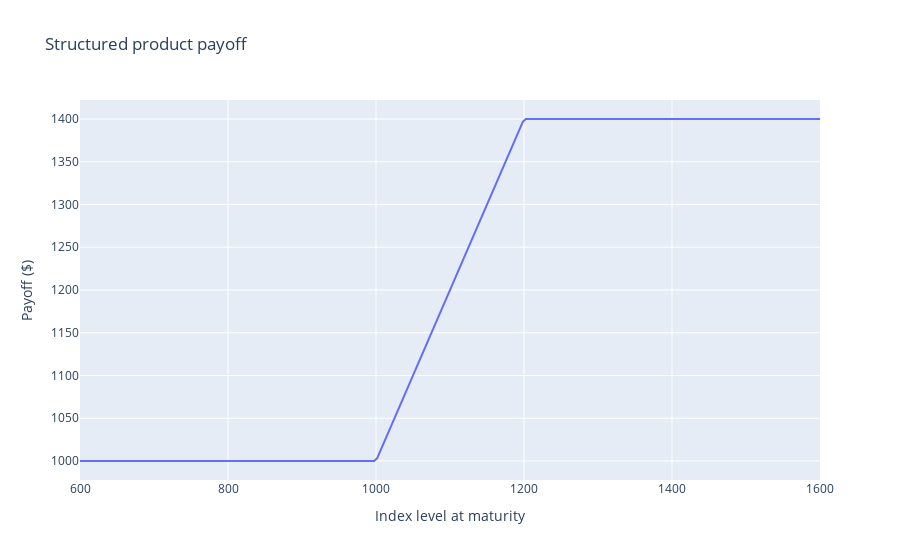

Notebook code cell kept with this figure:
### Code cell
# Payoff diagram
index_prices = np.linspace(600, 1600, 250)
returns = (index_prices - S0) / S0
payoff = []
for s, R in zip(index_prices, returns):
    if R < 0:
        payoff.append(1000)
    elif R <= 0.2:
        payoff.append(1000 + 2000 * R)
    else:
        payoff.append(1400)

fig = go.Figure()
fig.add_trace(go.Scatter(x=index_prices, y=payoff, name="Structured payoff"))
fig.update_layout(title="Structured product payoff", xaxis_title="Index level at maturity", yaxis_title="Payoff ($)")
fig

### Figure 1 — Plotly figure (JSON) as saved in the notebook; plotly's stock layout.template omitted (floating-point values rounded to 4 significant figures; data arrays with more than 128 entries replaced by an {"elided": "..."} marker saying what was removed)
{"data": [{"name": "Structured payoff", "type": "scatter", "x": {"elided": "250 float values"}, "y": {"elided": "250 float values"}}], "layout": {"title": {"text": "Structured product payoff"}, "xaxis": {"title": {"text": "Index level at maturity"}}, "yaxis": {"title": {"text": "Payoff ($)"}}}}
